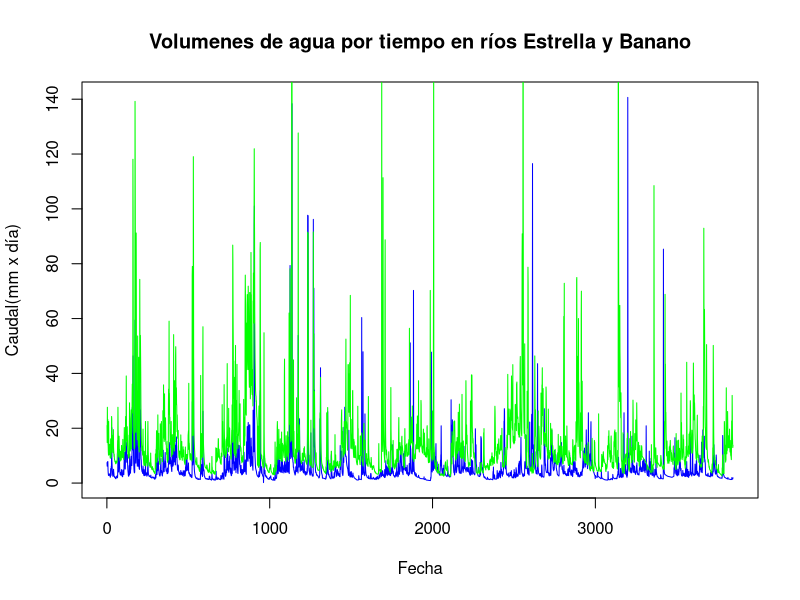
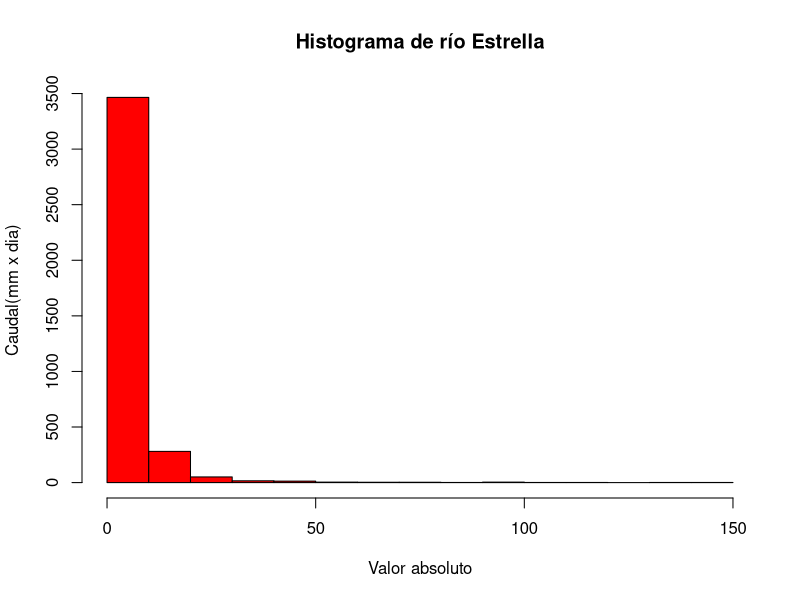
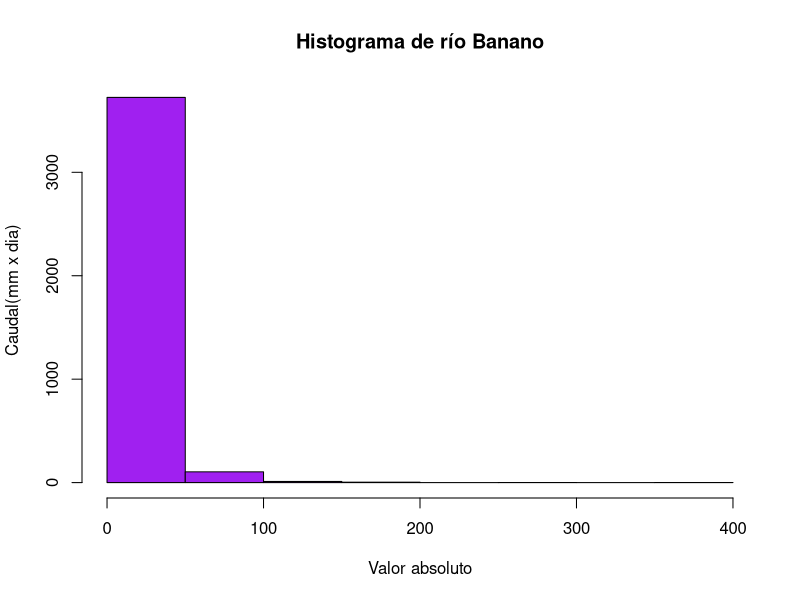
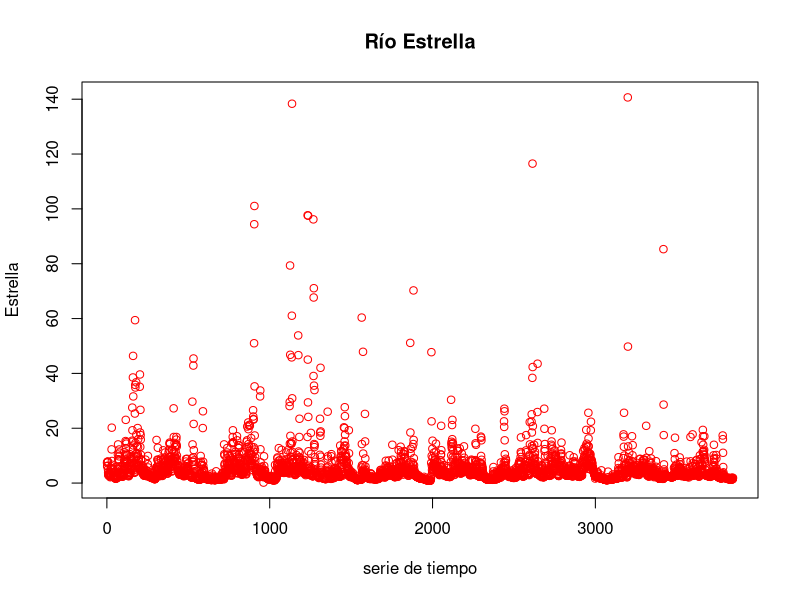
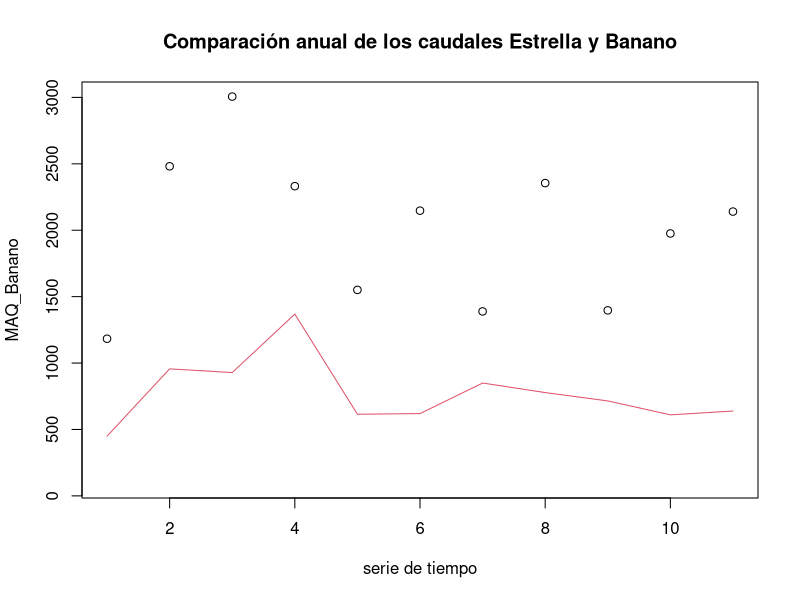
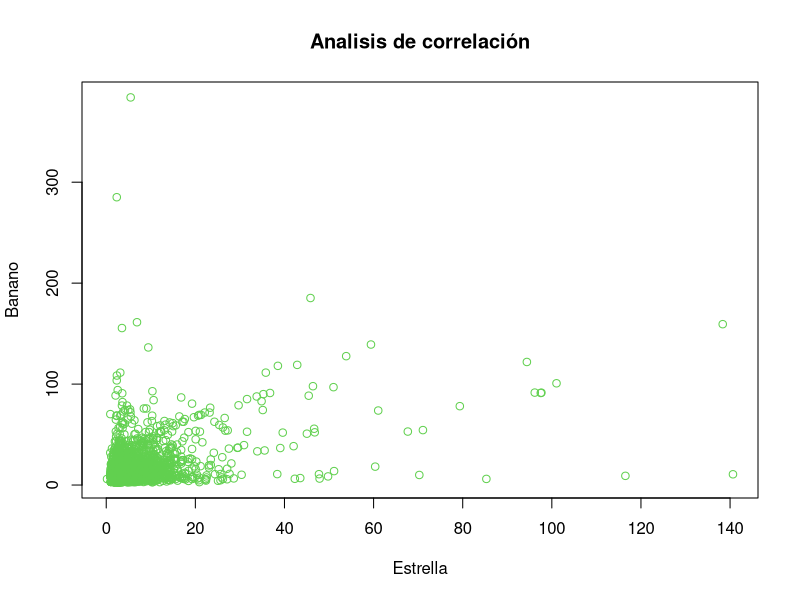
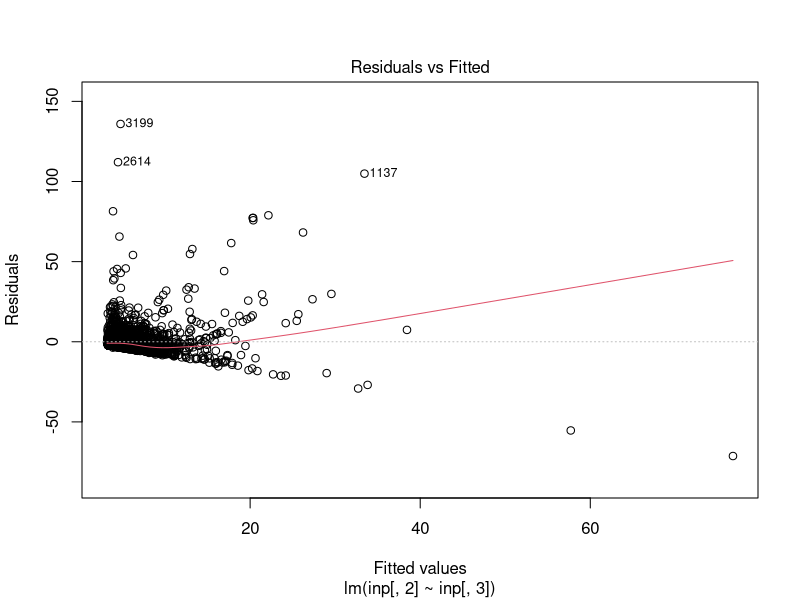
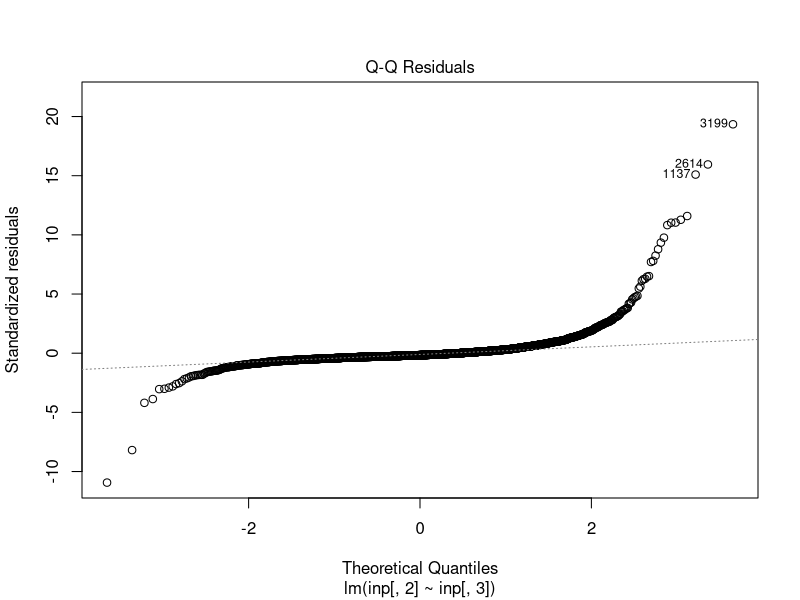

R code for these plots, in order:
## ---- chunk 1
# Datos Hidrologicos ejercisio explorativo
# Importar los datos a R
inp <- read.csv("FDC.csv", na.strings = "")
## ---- chunk 2
# Estructura y dimensión del archivo
head(inp)
dim(inp)
inp[!complete.cases(inp),]
## ---- chunk 3
# Análisis de un Hidrograma
plot(inp[,2], type = "l", col="blue", 
     main='Volumenes de agua por tiempo en ríos Estrella y Banano', 
     xlab='Fecha', ylab='Caudal(mm x día)')
lines(inp[,3], col="green")
## ---- chunk 4
# Resumen de los datos
summary(inp[,2:3])
## ---- chunk 5
# Histograma del Río Estrella
hist(inp[,2], col="red",
     main='Histograma de río Estrella', ylab='Caudal(mm x dia)',
     xlab='Valor absoluto',
)
## ---- chunk 6
# Histograma del Río Banano
hist(inp[,3], col="purple",
     main='Histograma de río Banano',
     ylab='Caudal(mm x dia)',
     xlab='Valor absoluto'
)
## ---- chunk 7
# Se trabaja directamente con los nombres, atráves de la función attach

names(inp) <- c("fecha", "Estrella", "Banano")
attach(inp)
## ---- chunk 8
# Grafico de Río Estrella
plot(Estrella, col="red", xlab='serie de tiempo',
     main='Río Estrella'
)
## ---- chunk 9
Temdate <- strptime(inp[,1], format = "%d/%m/%Y")
## ---- chunk 10
MAQ_Estrella <- tapply(Estrella, format(Temdate, format="%Y"), FUN=sum)
MAQ_Banano <- tapply(Banano, format(Temdate, format="%Y"), FUN=sum)
write.csv(rbind(MAQ_Estrella,MAQ_Banano), file="MAQ.csv")
## ---- chunk 11
# Maximum Annual Quantity
# Grafico de comparación anual
plot(MAQ_Banano, ylim=c(100,3000),
     main='Comparación anual de los caudales Estrella y Banano',
     xlab='serie de tiempo')
lines(MAQ_Estrella, col=2)

## ---- chunk 12
# Regimen mensual del caudal
MMQ_Estrella <- tapply(Estrella, format(Temdate, format="%m"), FUN=sum)
MMQ_Banano <- tapply(Banano, format(Temdate, format="%m"), FUN=sum)
## ---- chunk 13
# Analisis de correlación
corinp <- cor(Estrella, Banano, method="spearman")
corinp <- cor(inp[,2:3], method = "spearman")
## ---- chunk 14
# Grafico de comparación mensual
plot(Estrella, Banano, main='Analisis de correlación',
     col=3,
)
## ---- chunk 15
inp.lm <- lm(inp[,2] ~ inp[,3], data=inp)
summary(inp.lm)
plot(inp.lm)
